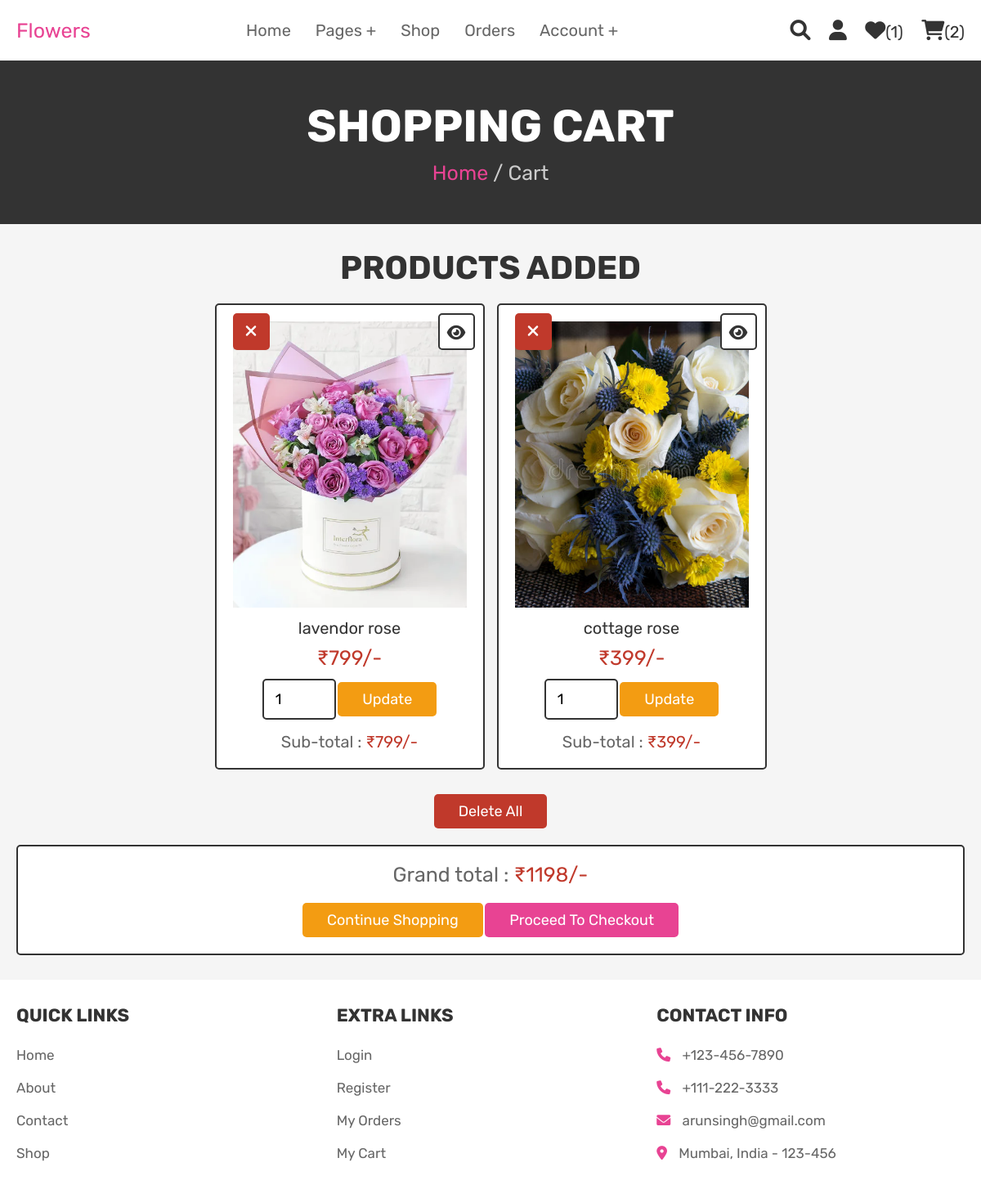
/cart.php (signed in), run on the app's committed database.
### tables this page shows
CREATE TABLE `cart` (
  `id` int(100) NOT NULL,
  `user_id` int(100) NOT NULL,
  `pid` int(100) NOT NULL,
  `name` varchar(100) NOT NULL,
  `price` int(100) NOT NULL,
  `quantity` int(100) NOT NULL,
  `image` varchar(100) NOT NULL
);

### cart.php (the view, shortened to what this page needs)
<?php
@include 'config.php';
$user_id = $_SESSION['user_id'];
?>
<!DOCTYPE html>
<html lang="en">
<head>
   <link rel="stylesheet" href="https://cdnjs.cloudflare.com/ajax/libs/font-awesome/6.0.0/css/all.min.css">
   <link rel="stylesheet" href="css/style.css">
</head>
<body>
<?php @include 'header.php'; ?>
<section class="heading">
    <h3>Shopping cart</h3>
    <p> <a href="home.php">Home</a> / Cart </p>
</section>
<section class="shopping-cart">
    <h1 class="title">Products Added</h1>
    <div class="box-container">
    <?php
        $grand_total = 0;
        $select_cart = mysqli_query($conn, "SELECT * FROM `cart` WHERE user_id = '$user_id'") or die('query failed');
        if(mysqli_num_rows($select_cart) > 0){
            while($fetch_cart = mysqli_fetch_assoc($select_cart)){
    ?>
    <div  class="box">
        <a href="cart.php?delete=<?php echo $fetch_cart['id']; ?>" class="fas fa-times" onclick="return confirm('delete this from cart?');"></a>
        <a href="view_page.php?pid=<?php echo $fetch_cart['pid']; ?>" class="fas fa-eye"></a>
        <img src="uploaded_img/<?php echo $fetch_cart['image']; ?>" alt="" class="image">
        <div class="name"><?php echo $fetch_cart['name']; ?></div>
        <div class="price">₹<?php echo $fetch_cart['price']; ?>/-</div>
        <form action="" method="post">
            <input type="number" min="1" value="<?php echo $fetch_cart['quantity']; ?>" name="cart_quantity" class="qty">
            <input type="submit" value="update" class="option-btn" name="update_quantity">
        </form>
        <div class="sub-total"> Sub-total : <span>₹<?php echo $sub_total = ($fetch_cart['price'] * $fetch_cart['quantity']); ?>/-</span> </div>
    </div>
    <?php
    $grand_total += $sub_total;
        }
    }else{
        echo '<p class="empty">your cart is empty</p>';
    }
    ?>
    </div>
    <div class="more-btn">
        <a href="cart.php?delete_all" class="delete-btn <?php echo ($grand_total > 1)?'':'disabled' ?>" onclick="return confirm('delete all from cart?');">delete all</a>
    </div>
    <div class="cart-total">
        <p>Grand total : <span>₹<?php echo $grand_total; ?>/-</span></p>
        <a href="shop.php" class="option-btn">Continue shopping</a>
        <a href="checkout.php" class="btn  <?php echo ($grand_total > 1)?'':'disabled' ?>">Proceed to checkout</a>
    </div>
</section>
<?php @include 'footer.php'; ?>
</body>
</html>

### css/style.css (style rules this page uses)
:root { --pink:#e84393; --red:#c0392b; --orange:#f39c12; --black:#333; --white:#fff; --light-color:#666; --light-white:#ccc; --light-bg:#f5f5f5; --border:.2rem solid var(--black); --box-shadow:0 .5rem 1rem rgba(0,0,255,0); }
* { font-family: 'Rubik', sans-serif; margin:0; padding:0; box-sizing: border-box; outline: none; border:none; text-decoration: none; transition:all .2s linear; }
html { font-size: 62.5%; overflow-x: hidden; scroll-behavior: smooth; scroll-padding-top: 6.5rem; }
body { background: var(--light-bg); }
section { padding:3rem 2rem; }
.btn, .delete-btn, .option-btn { display: inline-block; border-radius: .5rem; margin-top: 1rem; font-size: 1.8rem; color:var(--white); cursor: pointer; padding:1rem 3rem; text-transform: capitalize; }
.btn { background-color: var(--pink); }
.delete-btn { background-color: var(--red); }
.option-btn { background-color: var(--orange); }
.more-btn { margin-top: 2rem; text-align: center; }
.heading { display: flex; flex-flow: column; align-items: center; justify-content: center; gap:1rem; background-color: var(--black); text-align: center; min-height: 25vh; }
.heading h3 { font-size: 5.5rem; color:var(--white); text-transform: uppercase; }
.heading p { font-size: 2.5rem; color:var(--light-white); }
.heading p a { color:var(--pink); }
.title { text-align: center; margin-bottom: 2rem; color:var(--black); text-transform: uppercase; font-size: 4rem; }
.shopping-cart .box-container { max-width: 1200px; margin:0 auto; display: grid; grid-template-columns: repeat(auto-fit, 33rem); gap:1.5rem; align-items: flex-start; justify-content: center; }
.shopping-cart .box-container .box { padding:2rem; text-align: center; background-color: var(--white); border:var(--border); box-shadow: var(--box-shadow); border-radius: .5rem; position: relative; }
.shopping-cart .box-container .box .image { height: 35rem; width: 100%; object-fit: cover; }
.shopping-cart .box-container .box .fa-eye, .shopping-cart .box-container .box .fa-times { position: absolute; top:1rem; height: 4.5rem; width: 4.5rem; line-height: 4.3rem; font-size: 2rem; border-radius: .5rem; }
.shopping-cart .box-container .box .fa-eye { right:1rem; border:var(--border); background-color: var(--white); color:var(--black); }
.shopping-cart .box-container .box .fa-times { background-color: var(--red); color:var(--white); }
.shopping-cart .box-container .box .name { font-size: 2rem; color:var(--black); margin:1rem 0; }
.shopping-cart .box-container .box .price { font-size: 2.5rem; color:var(--red); margin:.5rem 0; }
.shopping-cart .box-container .box .qty { width: 9rem; padding:1.2rem 1.4rem; border-radius: .5rem; border:var(--border); font-size: 1.8rem; }
.shopping-cart .box-container .box .sub-total { margin-top: 1.5rem; font-size: 2rem; color:var(--light-color); }
.shopping-cart .box-container .box .sub-total span { color:var(--red); }
.shopping-cart .cart-total { max-width: 1200px; margin:0 auto; padding:2rem; text-align: center; background-color: var(--white); border:var(--border); box-shadow: var(--box-shadow); border-radius: .5rem; margin-top: 2rem; }
.shopping-cart .cart-total p { font-size: 2.5rem; color:var(--light-color); margin-bottom: 1rem; }
.shopping-cart .cart-total p span { color:var(--red); }

### data on the page
cart: image (picture), name "lavendor rose", price "799", cart_quantity "1"
cart: image (picture), name "cottage rose", price "399", cart_quantity "1"

### other printed values
$wishlist_num_rows "1"
$cart_num_rows "2"
$grand_total "1198"
